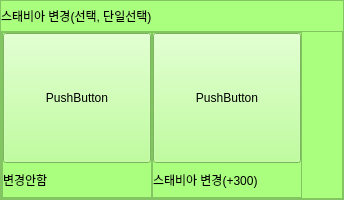
                 <widget class="QFrame" name="option_frame_7">
                  <property name="minimumSize">
                   <size>
                    <width>0</width>
                    <height>200</height>
                   </size>
                  </property>
                  <property name="styleSheet">
                   <string notr="true">background-color: rgb(170, 255, 127);</string>
                  </property>
                  <property name="frameShape">
                   <enum>QFrame::StyledPanel</enum>
                  </property>
                  <property name="frameShadow">
                   <enum>QFrame::Raised</enum>
                  </property>
                  <layout class="QVBoxLayout" name="verticalLayout_25">
                   <property name="spacing">
                    <number>0</number>
                   </property>
                   <property name="leftMargin">
                    <number>0</number>
                   </property>
                   <property name="topMargin">
                    <number>0</number>
                   </property>
                   <property name="rightMargin">
                    <number>0</number>
                   </property>
                   <property name="bottomMargin">
                    <number>0</number>
                   </property>
                   <item>
                    <widget class="QLabel" name="option_7_title">
                     <property name="minimumSize">
                      <size>
                       <width>0</width>
                       <height>0</height>
                      </size>
                     </property>
                     <property name="maximumSize">
                      <size>
                       <width>16777215</width>
                       <height>30</height>
                      </size>
                     </property>
                     <property name="text">
                      <string>스태비아 변경(선택, 단일선택)</string>
                     </property>
                    </widget>
                   </item>
                   <item>
                    <widget class="QFrame" name="frame_23">
                     <property name="frameShape">
                      <enum>QFrame::StyledPanel</enum>
                     </property>
                     <property name="frameShadow">
                      <enum>QFrame::Raised</enum>
                     </property>
                     <layout class="QHBoxLayout" name="horizontalLayout_10">
                      <property name="spacing">
                       <number>0</number>
                      </property>
                      <property name="leftMargin">
                       <number>0</number>
                      </property>
                      <property name="topMargin">
                       <number>0</number>
                      </property>
                      <property name="rightMargin">
                       <number>0</number>
                      </property>
                      <property name="bottomMargin">
                       <number>0</number>
                      </property>
                      <item>
                       <widget class="QFrame" name="frame_24">
                        <property name="minimumSize">
                         <size>
                          <width>150</width>
                          <height>0</height>
                         </size>
                        </property>
                        <property name="frameShape">
                         <enum>QFrame::StyledPanel</enum>
                        </property>
                        <property name="frameShadow">
                         <enum>QFrame::Raised</enum>
                        </property>
                        <layout class="QVBoxLayout" name="verticalLayout_26">
                         <property name="spacing">
                          <number>0</number>
                         </property>
                         <property name="leftMargin">
                          <number>0</number>
                         </property>
                         <property name="topMargin">
                          <number>0</number>
                         </property>
                         <property name="rightMargin">
                          <number>0</number>
                         </property>
                         <property name="bottomMargin">
                          <number>0</number>
                         </property>
                         <item>
                          <widget class="QPushButton" name="option_7_btn_1">
                           <property name="minimumSize">
                            <size>
                             <width>0</width>
                             <height>130</height>
                            </size>
                           </property>
                           <property name="cursor">
                            <cursorShape>OpenHandCursor</cursorShape>
                           </property>
                           <property name="text">
                            <string>PushButton</string>
                           </property>
                           <property name="checkable">
                            <bool>true</bool>
                           </property>
                          </widget>
                         </item>
                         <item>
                          <widget class="QLabel" name="option_7_label_1">
                           <property name="text">
                            <string>변경안함</string>
                           </property>
                          </widget>
                         </item>
                        </layout>
                       </widget>
                      </item>
                      <item>
                       <widget class="QFrame" name="frame_25">
                        <property name="minimumSize">
                         <size>
                          <width>150</width>
                          <height>0</height>
                         </size>
                        </property>
                        <property name="frameShape">
                         <enum>QFrame::StyledPanel</enum>
                        </property>
                        <property name="frameShadow">
                         <enum>QFrame::Raised</enum>
                        </property>
                        <layout class="QVBoxLayout" name="verticalLayout_27">
                         <property name="spacing">
                          <number>0</number>
                         </property>
                         <property name="leftMargin">
                          <number>0</number>
                         </property>
                         <property name="topMargin">
                          <number>0</number>
                         </property>
                         <property name="rightMargin">
                          <number>0</number>
                         </property>
                         <property name="bottomMargin">
                          <number>0</number>
                         </property>
                         <item>
                          <widget class="QPushButton" name="option_7_btn_2">
                           <property name="minimumSize">
                            <size>
                             <width>0</width>
                             <height>130</height>
                            </size>
                           </property>
                           <property name="cursor">
                            <cursorShape>OpenHandCursor</cursorShape>
                           </property>
                           <property name="text">
                            <string>PushButton</string>
                           </property>
                           <property name="checkable">
                            <bool>true</bool>
                           </property>
                          </widget>
                         </item>
                         <item>
                          <widget class="QLabel" name="option_7_label_2">
                           <property name="text">
                            <string>스태비아 변경(+300)</string>
                           </property>
                          </widget>
                         </item>
                        </layout>
                       </widget>
                      </item>
                      <item>
                       <spacer name="horizontalSpacer_9">
                        <property name="orientation">
                         <enum>Qt::Horizontal</enum>
                        </property>
                        <property name="sizeHint" stdset="0">
                         <size>
                          <width>40</width>
                          <height>20</height>
                         </size>
                        </property>
                       </spacer>
                      </item>
                     </layout>
                    </widget>
                   </item>
                  </layout>
                 </widget>
